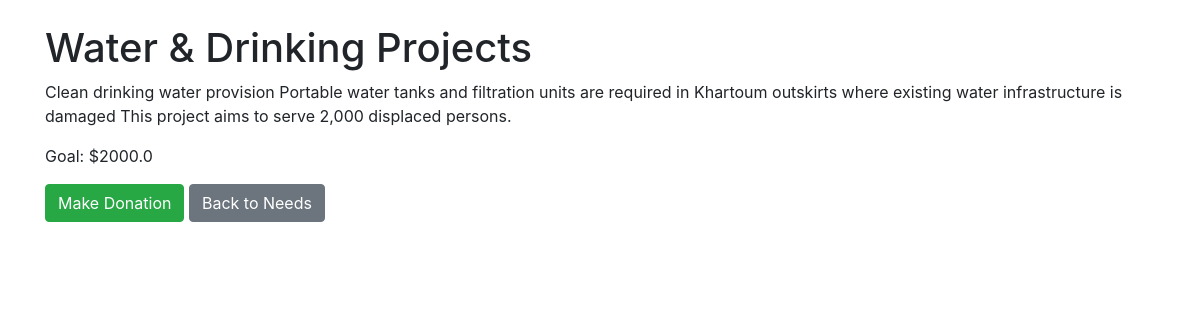
Page /need/2 on the committed database.
### tables this page shows
CREATE TABLE needs (
            id INTEGER PRIMARY KEY AUTOINCREMENT,
            category_id INTEGER,
            title TEXT,
            description TEXT,
            goal REAL,
            FOREIGN KEY (category_id) REFERENCES categories(id)
        );

### app.py (the view)
@app.route('/need/<int:need_id>')
def need_detail(need_id):
    conn = get_db_connection()
    need = conn.execute('SELECT * FROM needs WHERE id = ?', (need_id,)).fetchone()
    conn.close()
    return render_template('need_detail.html', need=need)

### app.py (called while the page is built)
def get_db_connection():
    conn = sqlite3.connect('takaful.db')
    conn.row_factory = sqlite3.Row
    return conn

### templates/need_detail.html (shortened to what this page needs)
<!DOCTYPE html>
<html lang="en">
<head>
    <link rel="stylesheet" href="https://stackpath.bootstrapcdn.com/bootstrap/4.5.2/css/bootstrap.min.css"/>
</head>
<body>
<div class="container">
    <h1 class="mt-4">{{ need['title'] }}</h1>
    <p>{{ need['description'] }}</p>
    <p>Goal: ${{ need['goal'] }}</p>
    <a href="{{ url_for('make_donation', need_id=need['id']) }}" class="btn btn-success">Make Donation</a>
    <a href="{{ url_for('category_needs', category_id=need['category_id']) }}" class="btn btn-secondary">Back to Needs</a>
</div>
</body>
</html>

### rows in the picture
needs: title "Water & Drinking Projects", description "Clean drinking water provision Portable water tanks and filtration units are required in Khartoum outskirts where existing water infrastructure is damaged This project aims to serve 2,000 displaced persons.", goal "2000.0"
